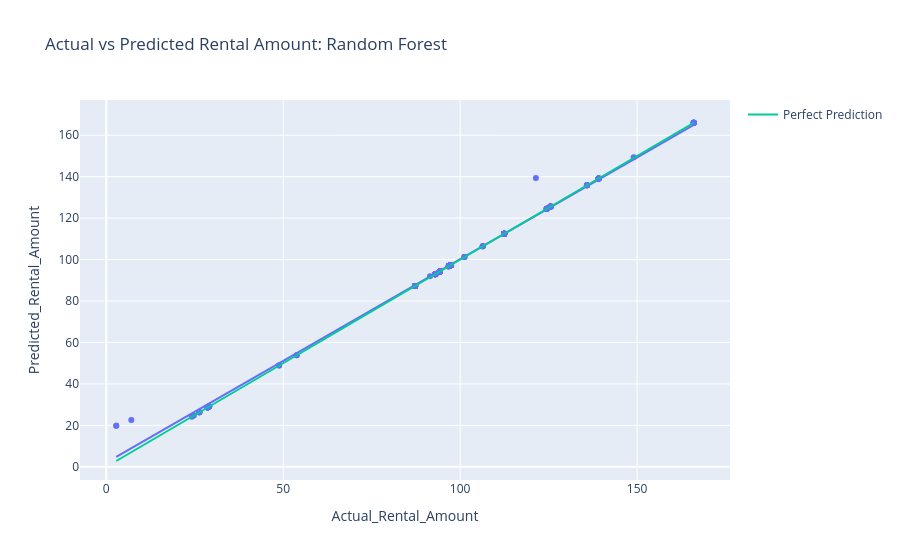

The notebook cell saved with this chart:
### Markdown cell above
## Section V: Model Evaluation and Visualization

### Code cell
best_model_name = results_df.iloc[0]["Model"]
best_model = fitted_models[best_model_name]
y_pred = best_model.predict(X_test)

pred_df = pd.DataFrame({
    "Actual_Rental_Amount": y_test,
    "Predicted_Rental_Amount": y_pred,
    "Residual": y_test - y_pred
})

fig = px.scatter(
    pred_df,
    x="Actual_Rental_Amount",
    y="Predicted_Rental_Amount",
    title=f"Actual vs Predicted Rental Amount: {best_model_name}",
    trendline="ols"
)
fig.add_trace(
    go.Scatter(
        x=[pred_df["Actual_Rental_Amount"].min(), pred_df["Actual_Rental_Amount"].max()],
        y=[pred_df["Actual_Rental_Amount"].min(), pred_df["Actual_Rental_Amount"].max()],
        mode="lines",
        name="Perfect Prediction"
    )
)
fig.show()

### Figure 1 — Plotly figure (JSON) as saved in the notebook; plotly's stock layout.template omitted (floating-point values rounded to 4 significant figures; data arrays with more than 128 entries replaced by an {"elided": "..."} marker saying what was removed)
{"data": [{"hovertemplate": "Actual_Rental_Amount=%{x}<br>Predicted_Rental_Amount=%{y}<extra></extra>", "legendgroup": "", "marker": {"color": "#636efa", "symbol": "circle"}, "mode": "markers", "name": "", "orientation": "v", "showlegend": false, "type": "scatter", "x": {"elided": "345 float values"}, "xaxis": "x", "y": {"elided": "345 float values"}, "yaxis": "y"}, {"hovertemplate": "<b>OLS trendline</b><br>Predicted_Rental_Amount = 0.980934 * Actual_Rental_Amount + 2.09652<br>R<sup>2</sup>=0.995217<br><br>Actual_Rental_Amount=%{x}<br>Predicted_Rental_Amount=%{y} <b>(trend)</b><extra></extra>", "legendgroup": "", "marker": {"color": "#636efa", "symbol": "circle"}, "mode": "lines", "name": "", "showlegend": false, "type": "scatter", "x": {"elided": "345 float values"}, "xaxis": "x", "y": {"elided": "345 float values"}, "yaxis": "y"}, {"mode": "lines", "name": "Perfect Prediction", "type": "scatter", "x": [2.82, 166.0], "y": [2.82, 166.0]}], "layout": {"legend": {"tracegroupgap": 0}, "title": {"text": "Actual vs Predicted Rental Amount: Random Forest"}, "xaxis": {"anchor": "y", "domain": [0, 1], "title": {"text": "Actual_Rental_Amount"}}, "yaxis": {"anchor": "x", "domain": [0, 1], "title": {"text": "Predicted_Rental_Amount"}}}}
